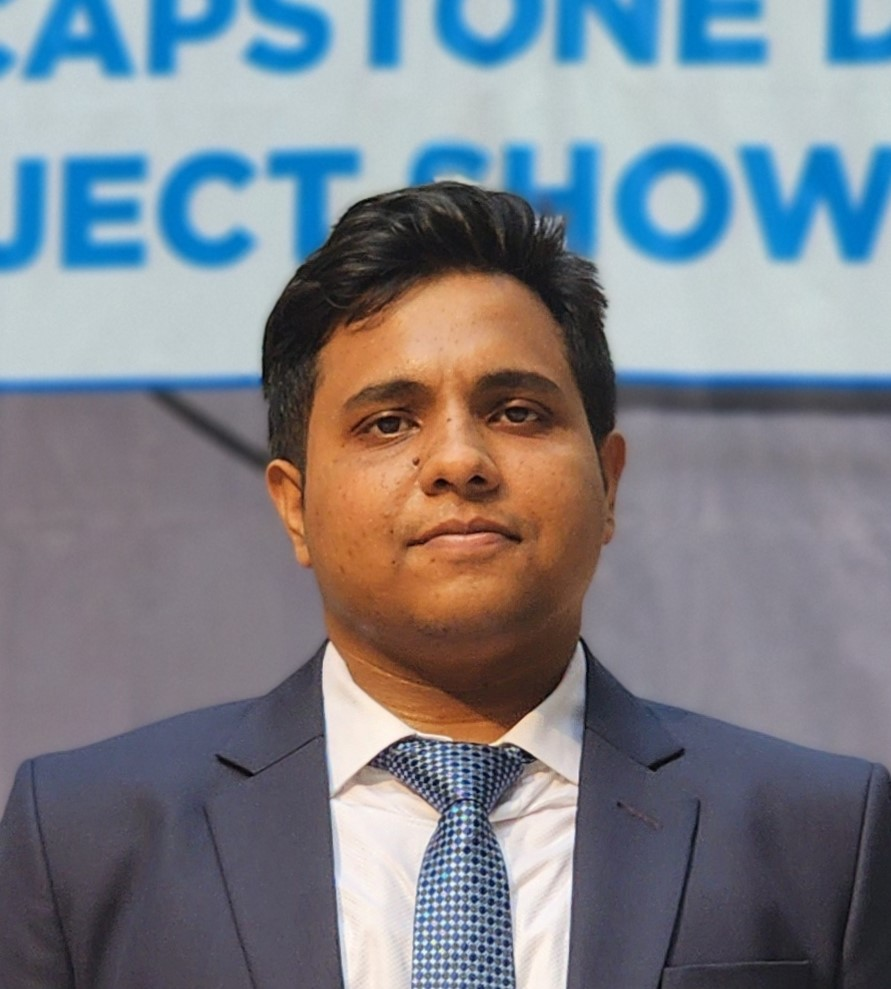
#> input picture media/uploads/pr.jpg, 891 x 989 px
$ python -i rf.py   (imports and definitions only)   (older library calls are emulated)
#> lines starting #> are read from the running program, lines starting #| are printed output that depends on the picture
#> in preprocess_image, image is the input picture: shape (989, 891, 3); mean B, G, R 137.7, 129.1, 125.2
import cv2
import numpy as np
import pickle
from skimage.restoration import estimate_sigma
import os

# Directory of the current file
model_dir = os.path.dirname(__file__)

# Function to detect and crop face using OpenCV
def crop_face(image):
    face_cascade = cv2.CascadeClassifier(cv2.data.haarcascades + 'haarcascade_frontalface_default.xml')
    gray = cv2.cvtColor(image, cv2.COLOR_BGR2GRAY)
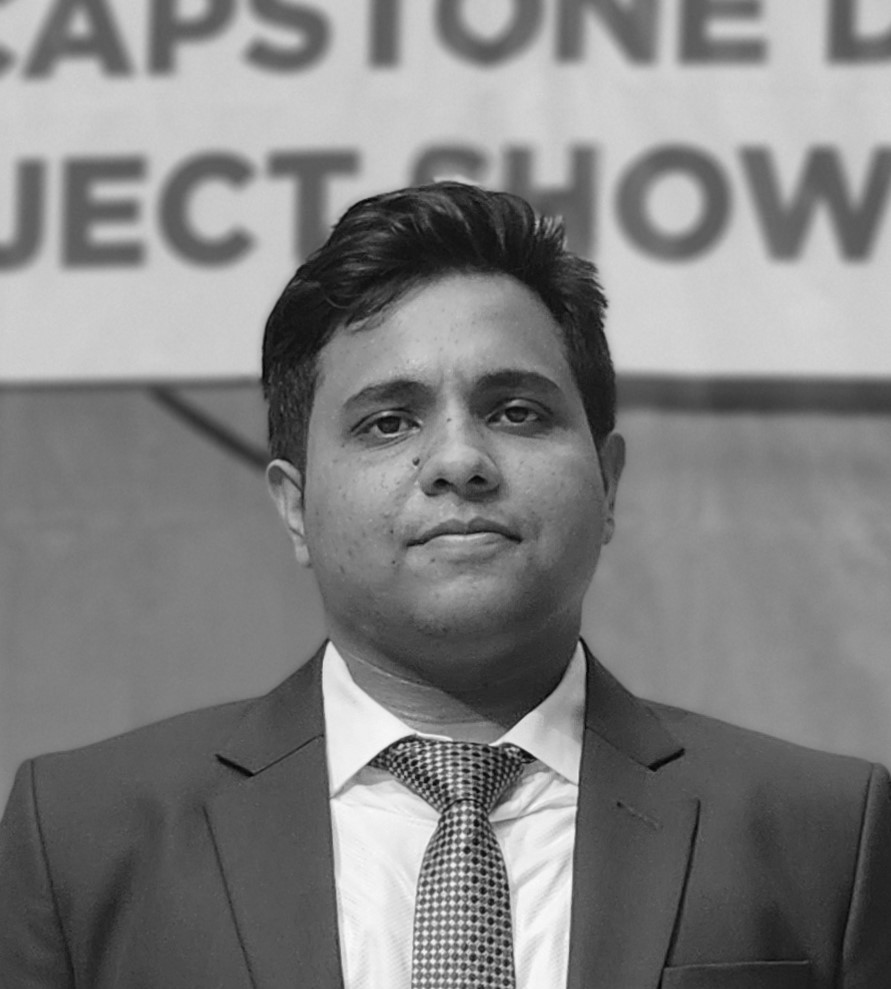
#> gray: shape (989, 891); min 2, max 251, mean 128.9
    faces = face_cascade.detectMultiScale(gray, scaleFactor=1.1, minNeighbors=5)
#> faces = [[280, 275, 346, 346]]

    if len(faces) == 0:
        print("No face detected.")
        return None  # Return None if no face is detected

    x, y, w, h = faces[0]
#> x = 280; y = 275; w = 346; h = 346
    return image[y:y+h, x:x+w]
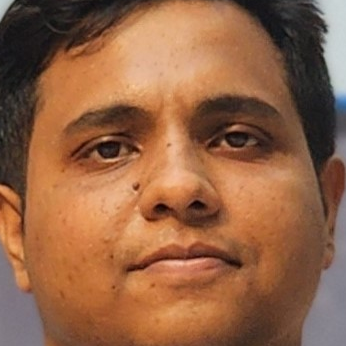
#> returned value: shape (346, 346, 3); mean of channels 0, 1, 2 69.2, 99, 146.9; drawn as B, G, R

# Function to calculate blurriness (Laplacian variance)
def calculate_blurriness(image):
    gray = cv2.cvtColor(image, cv2.COLOR_BGR2GRAY)
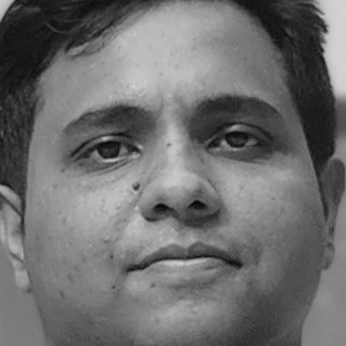
#> gray: shape (346, 346); min 6, max 212, mean 110
    variance_of_laplacian = cv2.Laplacian(gray, cv2.CV_64F).var()
#> variance_of_laplacian = 58.92
    return variance_of_laplacian

# Function to estimate noise patterns (using skimage)
def calculate_noise(image):
    gray = cv2.cvtColor(image, cv2.COLOR_BGR2GRAY)
    sigma_est = estimate_sigma(gray, average_sigmas=True)
    return sigma_est

# Function to preprocess image and extract features
def preprocess_image(image_path):
    image = cv2.imread(image_path)
    if image is None:
        raise ValueError("Image not found or unable to load.")

    face = crop_face(image)
    if face is None:
        return 0.0, 0.0  # Return default values if no face detected

    blurriness = calculate_blurriness(face)
#> blurriness = 58.92
    noise = calculate_noise(face)
#> in calculate_noise, `sigma_est = estimate_sigma(gray, average_sigmas=True)`: sigma_est = 0.606
#> noise = 0.606

    return blurriness, noise

# Function to load model and make prediction
def predict(image_path):
    model_path = os.path.join(model_dir, 'random_forest_model.pkl')  # Model path based on the script's directory

    if not os.path.exists(model_path):
        raise ValueError("Model file not found.")

    # Load the trained model
    with open(model_path, 'rb') as model_file:
        model = pickle.load(model_file)

    # Preprocess the image
    blurriness, noise = preprocess_image(image_path)

    # Create feature array
    features = np.array([[blurriness, noise]])

    # Make prediction
    prediction = model.predict(features)
    confidence = model.predict_proba(features).max()

    # Map prediction to class labels
    predicted_class = 1 if prediction[0] == 1 else 0  # 1 = Real, 0 = Fake

    return predicted_class, float(confidence)  # Ensure confidence is returned as float

def predict_image(image_path):
    """Function to call for predictions in Django view."""
    try:
        predicted_class, confidence = predict(image_path)
        return int(predicted_class), float(confidence)  # Ensure return types are int and float
    except ValueError as e:
        print(f"Prediction error: {e}")
        return 0, 0.0  # Return default values in case of error
    except Exception as e:
        print(f"Unexpected error: {e}")
        return 0, 0.0  # Return default values in case of unexpected error

>>> result = preprocess_image('../media/uploads/pr.jpg')
#> result = (58.92, 0.606)
